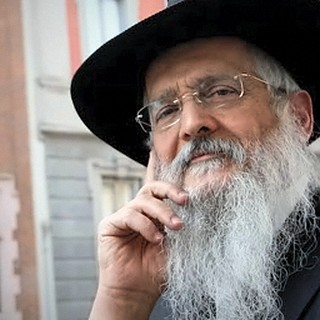
#> input picture web/img/heads/italy.jpg, 320 x 320 px
$ python autocrop.py ../../web/img/heads/italy.jpg 1.0 1.0
#> lines starting #> are read from the running program, lines starting #| are printed output that depends on the picture
# autocrop.py <img> <hint x frac> <hint y frac>: the face nearest the hint (Haar), the head-and-shoulders square for it
# (face a third of the side, a little above the middle), clamped to the image; flags any other face inside the square
import sys, cv2, numpy as np
from PIL import Image
f, hx, hy = sys.argv[1], float(sys.argv[2]), float(sys.argv[3])
im = Image.open(f).convert('RGB'); W, H = im.size; a = np.asarray(im); g = cv2.equalizeHist(cv2.cvtColor(a, cv2.COLOR_RGB2GRAY))
#> further down, im is the input picture: PIL image 320x320 RGB; mean R, G, B 135.4, 125.8, 121.9
#> after `W, H = im.size`: W = 320; H = 320
#> after `g = cv2.equalizeHist(cv2.cvtColor(a, cv2.COLOR_RGB2GRAY))`:
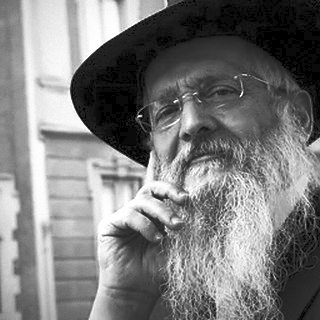
#> g: shape (320, 320); min 0, max 255, mean 123.9
faces = []
for n in ('haarcascade_frontalface_default.xml', 'haarcascade_frontalface_alt2.xml'):
    for (x, y, w, h) in cv2.CascadeClassifier(cv2.data.haarcascades + n).detectMultiScale(g, 1.06, 5, minSize=(int(min(W, H) * 0.06),) * 2):
        if not any(abs(x - X) < w * .5 and abs(y - Y) < h * .5 for X, Y, _, _ in faces): faces.append((int(x), int(y), int(w), int(h)))
if not faces: print('NO FACE', f); sys.exit()
fx, fy, fw, fh = min(faces, key=lambda b: (b[0] + b[2] / 2 - hx * W) ** 2 + (b[1] + b[3] / 2 - hy * H) ** 2)
#> fx = 35; fy = 157; fw = 58; fh = 58
side = min(3.0 * fw, W, H); cx = fx + fw / 2; cy = fy + fh / 2 + 0.17 * side
#> after `side = min(3.0 * fw, W, H)`: side = 174
#> after `cx = fx + fw / 2`: cx = 64
#> after `cy = fy + fh / 2 + 0.17 * side`: cy = 215.6
x0 = min(max(cx - side / 2, 0), W - side); y0 = min(max(cy - side / 2, 0), H - side)
#> after `x0 = min(max(cx - side / 2, 0), W - side)`: x0 = 0
#> after `y0 = min(max(cy - side / 2, 0), H - side)`: y0 = 128.6
others = [b for b in faces if b != (fx, fy, fw, fh) and b[0] + b[2] > x0 and b[0] < x0 + side and b[1] + b[3] > y0 and b[1] < y0 + side]
#> others = []
print(f'{(x0 + side / 2) / W:.4f},{(y0 + side / 2) / H:.4f},{side / H:.4f}', f'face={fx},{fy},{fw}', f'size={W}x{H}', 'OTHERS:' + str(others) if others else '')
#| 0.2719,0.6737,0.5437 face=35,157,58 size=320x320

$ run again, on web/img/heads/mauritius.jpg
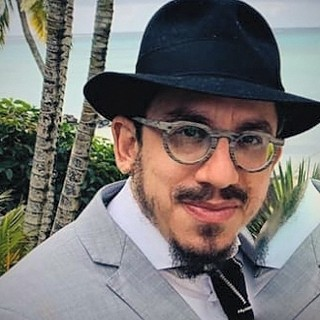
#> input picture web/img/heads/mauritius.jpg, 320 x 320 px
#> im is the input picture: PIL image 320x320 RGB; mean R, G, B 119.8, 116.2, 114.1
#> `g = cv2.equalizeHist(cv2.cvtColor(a, cv2.COLOR_RGB2GRAY))`:
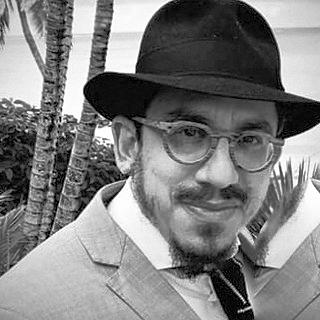
#> g: shape (320, 320); min 0, max 255, mean 128.1
#| 0.5000,0.5000,1.0000 face=133,79,170 size=320x320

$ run again, on web/img/heads/merrimack-valley.jpg
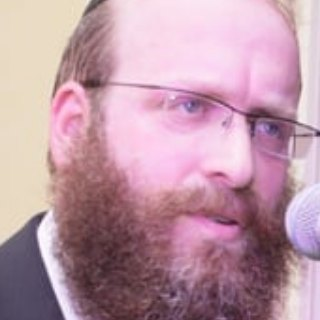
#> input picture web/img/heads/merrimack-valley.jpg, 320 x 320 px
#> im is the input picture: PIL image 320x320 RGB; mean R, G, B 189.7, 152.4, 166.8
#> `g = cv2.equalizeHist(cv2.cvtColor(a, cv2.COLOR_RGB2GRAY))`:
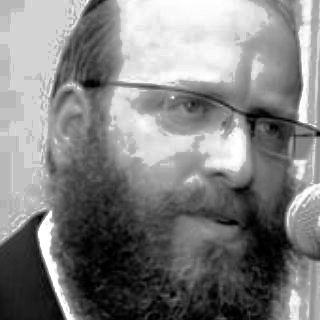
#> g: shape (320, 320); min 0, max 255, mean 129
#| 0.5000,0.5000,1.0000 face=84,26,231 size=320x320

$ run again, on web/img/heads/morocco.jpg
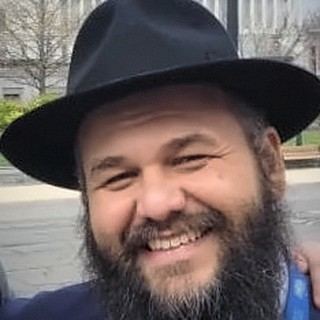
#> input picture web/img/heads/morocco.jpg, 320 x 320 px
#> im is the input picture: PIL image 320x320 RGB; mean R, G, B 109.9, 98.6, 96.9
#> `g = cv2.equalizeHist(cv2.cvtColor(a, cv2.COLOR_RGB2GRAY))`:
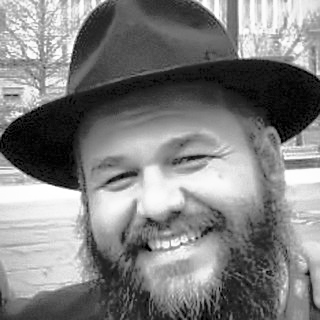
#> g: shape (320, 320); min 0, max 255, mean 128.3
#| 0.5000,0.5000,1.0000 face=65,91,194 size=320x320
